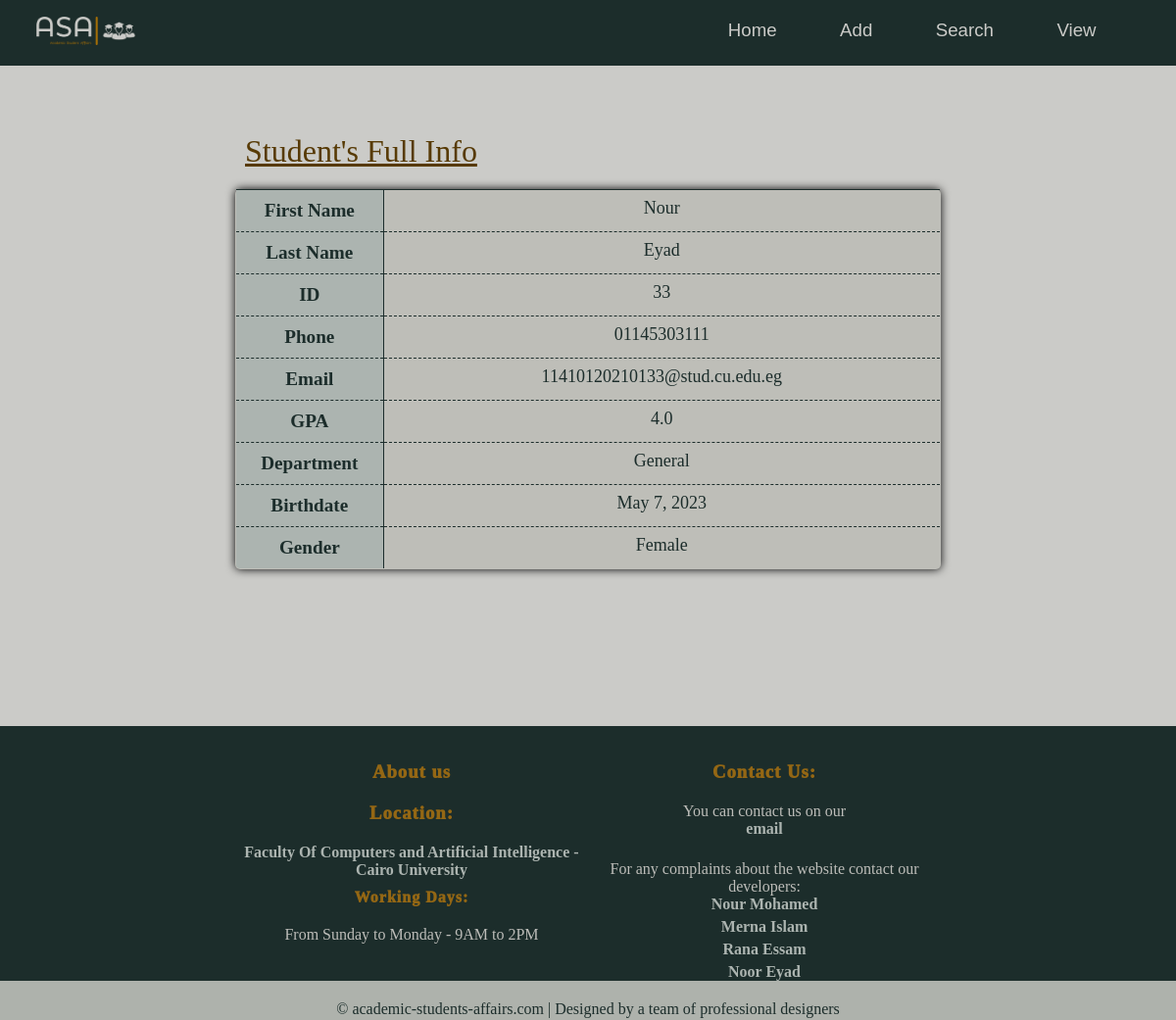
Screenshot of /studentInfo/33 with the database file from the repository.
### students/models.py (models this page shows)
class Member(models.Model):
    firstname = models.CharField(max_length=255)
    lastname = models.CharField(max_length=255)
    email = models.CharField(max_length = 50)
    phone = models.CharField(max_length=15)
    gpa = models.FloatField()
    level = models.IntegerField()
    birthdate = models.DateField()
    gender = models.CharField(max_length=6)
    dep = models.CharField(max_length= 10,  default='General')
    state = models.BooleanField(default= True)

### students/views.py (the view)
# urls.py: path('studentInfo/<int:id>', views.studentInfo, name='studentInfo'),
def studentInfo(request, id):
  mymember = Member.objects.get(id = id)
  template = loader.get_template('student_info.html')
  context = {
    'std': mymember,
  }
  return HttpResponse(template.render(context, request))

### students/templates/student_info.html (shortened to what this page needs)
{% extends "master.html" %}
{% load static %}
{% block stylesheet %}
<link rel="stylesheet" href="{% static 'view_more_info.css' %}">
{% endblock %}
{% block content %}
<br>
<br>
    <table>
        <caption>Student's Full Info</caption>
        <tr class="dark", style="border-bottom: 1px dashed #1c2d2b;">
            <th >First Name</th>
            <td id = "firstName">{{std.firstname}}</td>
        </tr>
        <tr style="border-bottom: 1px dashed #1c2d2b;">
            <th >Last Name</th>
            <td id = "lastName">{{std.lastname}}</td>
        </tr>
        <tr  style="border-bottom: 1px dashed #1c2d2b;">
            <th>ID</th>
            <td id = "id">{{std.id}}</td>
        </tr>
        <tr style="border-bottom: 1px dashed #1c2d2b;">
            <th >Phone</th>
            <td id = "phone">{{std.phone}}</td>
        </tr>
        <tr  style="border-bottom: 1px dashed #1c2d2b;">
            <th >Email</th>
            <td id = "email">{{std.email}}</a></td>
        </tr>
        <tr style="border-bottom: 1px dashed #1c2d2b;">
            <th >GPA</th>
            <td id ="gpa">{{std.gpa}}</td>
        </tr>
        <tr class="dark", style="border-bottom: 1px dashed #1c2d2b;">
            <th >Department</th>
            <td id = "department">{{std.dep}}</td>
        </tr>
        <tr style="border-bottom: 1px dashed #1c2d2b;">
            <th >Birthdate</th>
            <td id = "birthdate">{{std.birthdate}}</td>
        </tr>
        <tr  style="border-bottom: 1px dashed #1c2d2b;">
            <th >Gender</th>
            <td id = "gender">{{std.gender}}</td>
        </tr>
    </table>
{% endblock %}

### students/static/master.css (style rules this page uses)
body { background-color: #cbcbc8; color: #1c2d2b; margin: 0px; min-height: 100vh; position: relative; flex-direction: column; }

### students/static/view_more_info.css (style rules this page uses)
* { margin: 0; padding: 0; box-sizing: border-box; }
body { background-color: #cbcbc8; margin: 0px; }
table { border-collapse: collapse; margin: 10px 0; margin-left: auto; margin-right: auto; width: 60%; background-color: #bebeb8; border: 1px solid #1c2d2b; border-radius: 5px; overflow: hidden; box-shadow: 0 0 10px rgba(0, 0, 0, 15); }
caption { color: #573a05; text-align: left; font-size: 200%; padding-top: 10px; padding-bottom: 10px; margin-bottom: 10px; padding-left: 10px; padding-right: 10px; text-decoration: underline; margin-top: 80px; }
th { text-align: center; color: #1c2d2b; font-size: larger; padding-left: 10px; padding-right: 10px; padding-top: 10px; padding-bottom: 10px; width: 10%; margin: 40px; border-right: 1px solid #1c2d2b; background-color: #acb4b0; }
td { text-align: center; font-size: large; color: #1c2d2b; padding-left: 100px; padding-right: 100px; padding-top: 5 px; padding-bottom: 5px; width: 40%; }

### rows the page displays
Member: firstname "Nour", lastname "Eyad", id "33", phone "01145303111", email "11410120210133@stud.cu.edu.eg", gpa "4.0", dep "General", birthdate "May 7, 2023", gender "Female"
